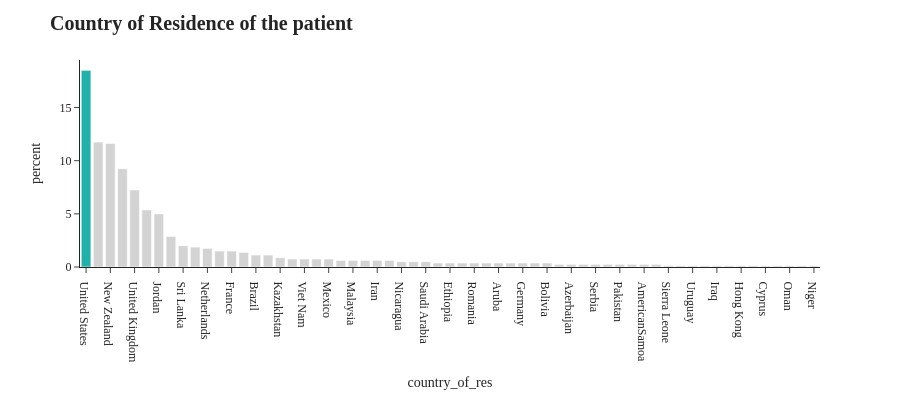
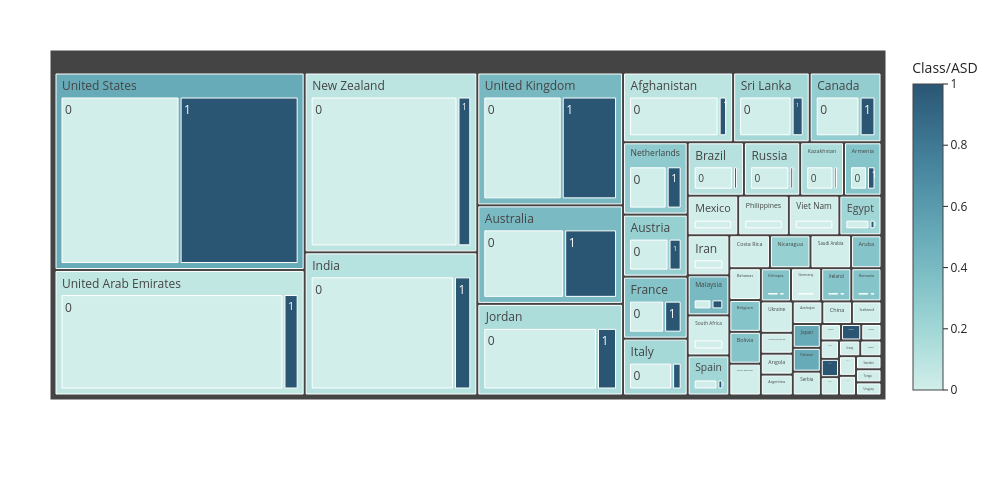

The notebook cell these images were saved under, in order:
### Markdown cell above
### Country of Residence of the patient
- USA has the most patients in the dataset (train), UEA and New Zealand come in second and third. 
- Only USA had equal amount of patients in both target groups (ASD_positive and ASD_negative)

### Code cell
fig = px.histogram(train, x="country_of_res", 
                   width=900, 
                   height=400,
                   histnorm='percent',
                   template="simple_white")
fig.update_layout(title="<b> Country of Residence of the patient <b>", 
                  font_family="San Serif",
                  titlefont={'size': 20},
                  legend=dict(
                  orientation="v", y=1, yanchor="top", x=1.0, xanchor="right" )                 
                 ).update_xaxes(categoryorder='total descending') 

colors = ['lightgray',] * 100 
colors[0] = 'lightseagreen' 

fig.update_traces(marker_color=colors, 
                 ).update_xaxes(categoryorder='total descending')
                   
fig.show()

fig = px.treemap(train, path=['country_of_res','Class/ASD'], color='Class/ASD',
                 color_continuous_scale='teal',               
)

fig.update_layout(#title="<b> Country of Residence of the patient<b>",
                  titlefont={'size': 20, 'family': "San Serif"},
                  height=500, width=1000,
                  template='simple_white',
                  autosize=False,
                  margin=dict(l=50,r=50,b=50, t=250,
                             ),
                 )
fig.update_layout(margin = dict(t=50, l=50, r=50, b=100))
fig.show()

### Figure 1 — Plotly figure (JSON) as saved in the notebook; plotly's stock layout.template omitted (floating-point values rounded to 4 significant figures; data arrays with more than 128 entries replaced by an {"elided": "..."} marker saying what was removed)
{"data": [{"alignmentgroup": "True", "bingroup": "x", "histnorm": "percent", "hovertemplate": "country_of_res=%{x}<br>percent=%{y}<extra></extra>", "legendgroup": "", "marker": {"color": ["lightseagreen", "lightgray", "lightgray", "lightgray", "lightgray", "lightgray", "lightgray", "lightgray", "lightgray", "lightgray", "lightgray", "lightgray", "lightgray", "lightgray", "lightgray", "lightgray", "lightgray", "lightgray", "lightgray", "lightgray", "lightgray", "lightgray", "lightgray", "lightgray", "lightgray", "lightgray", "lightgray", "lightgray", "lightgray", "lightgray", "lightgray", "lightgray", "lightgray", "lightgray", "lightgray", "lightgray", "lightgray", "lightgray", "lightgray", "lightgray", "lightgray", "lightgray", "lightgray", "lightgray", "lightgray", "lightgray", "lightgray", "lightgray", "lightgray", "lightgray", "lightgray", "lightgray", "lightgray", "lightgray", "lightgray", "lightgray", "lightgray", "lightgray", "lightgray", "lightgray", "lightgray", "lightgray", "lightgray", "lightgray", "lightgray", "lightgray", "lightgray", "lightgray", "lightgray", "lightgray", "lightgray", "lightgray", "lightgray", "lightgray", "lightgray", "lightgray", "lightgray", "lightgray", "lightgray", "lightgray", "lightgray", "lightgray", "lightgray", "lightgray", "lightgray", "lightgray", "lightgray", "lightgray", "lightgray", "lightgray", "lightgray", "lightgray", "lightgray", "lightgray", "lightgray", "lightgray", "lightgray", "lightgray", "lightgray", "lightgray"], "pattern": {"shape": ""}}, "name": "", "offsetgroup": "", "orientation": "v", "showlegend": false, "type": "histogram", "x": {"elided": "800 str values"}, "xaxis": "x", "yaxis": "y"}], "layout": {"barmode": "relative", "font": {"family": "San Serif"}, "height": 400, "legend": {"orientation": "v", "tracegroupgap": 0, "x": 1.0, "xanchor": "right", "y": 1, "yanchor": "top"}, "margin": {"t": 60}, "title": {"font": {"size": 20}, "text": "<b> Country of Residence of the patient <b>"}, "width": 900, "xaxis": {"anchor": "y", "categoryorder": "total descending", "domain": [0.0, 1.0], "title": {"text": "country_of_res"}}, "yaxis": {"anchor": "x", "domain": [0.0, 1.0], "title": {"text": "percent"}}}}

### Figure 2 — Plotly figure (JSON) as saved in the notebook; plotly's stock layout.template omitted (floating-point values rounded to 4 significant figures; data arrays with more than 128 entries replaced by an {"elided": "..."} marker saying what was removed)
{"data": [{"branchvalues": "total", "customdata": {"elided": "152x1 float values"}, "domain": {"x": [0.0, 1.0], "y": [0.0, 1.0]}, "hovertemplate": "labels=%{label}<br>count=%{value}<br>parent=%{parent}<br>id=%{id}<br>Class/ASD=%{color}<extra></extra>", "ids": {"elided": "152 str values"}, "labels": {"elided": "152 str values"}, "marker": {"coloraxis": "coloraxis", "colors": {"elided": "152 float values"}}, "name": "", "parents": {"elided": "152 str values"}, "type": "treemap", "values": {"elided": "152 int values"}}], "layout": {"autosize": false, "coloraxis": {"colorbar": {"title": {"text": "Class/ASD"}}, "colorscale": [[0.0, "rgb(209, 238, 234)"], [0.1667, "rgb(168, 219, 217)"], [0.3333, "rgb(133, 196, 201)"], [0.5, "rgb(104, 171, 184)"], [0.6667, "rgb(79, 144, 166)"], [0.8333, "rgb(59, 115, 143)"], [1.0, "rgb(42, 86, 116)"]]}, "height": 500, "legend": {"tracegroupgap": 0}, "margin": {"b": 100, "l": 50, "r": 50, "t": 50}, "title": {"font": {"family": "San Serif", "size": 20}}, "width": 1000}}
